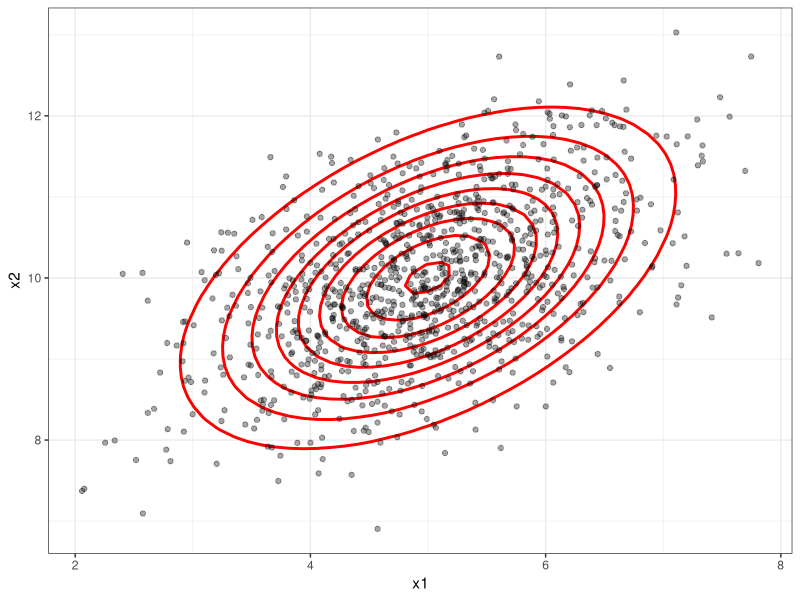

The R script that drew this image:
## ---- chunk 1
library(ggplot2)
library(MASS)
## ---- chunk 2
# Bivariate Normal Distribution
mu <- c(5, 10)
Sigma <- matrix(c(1, .5,
                  .5, 1),
                nrow = 2, ncol = 2)

# sim data
X <- MASS::mvrnorm(n = 1000, mu = mu, Sigma = Sigma)
x1 <- X[, 1]
x2 <- X[, 2]

# Consider the conditional distribution of x2 given x1

# Numerically:
m <- lm(x2 ~ x1)
summary(m)
# conditional mean of x2|x2:
design <- model.matrix(~ x1)
beta <- matrix(m$coefficients, ncol = 1)
mean(design %*% beta)

# Analytically:
# conditional mean (expect mu[2]):
mean( mu[2] + (Sigma[1,2] * (1/Sigma[1,1])) * (x1 - mu[1]) )
# unexplained variance:
Sigma[2,2] - (Sigma[1,2]^2 / Sigma[1,1])

# lin reg coefficient
Sigma[1,2]/ Sigma[1,1]

# R^2 = cor(x1, x2)^2
Sigma[1,2]^2 / (Sigma[1,1] * Sigma[2,2])


# multivariate density
mvdnorm <- function(x, mu, Sigma) {
  p <- length(x)
  (1 / (2*pi))^(p/2) * det(Sigma)^(-1/2) * exp(
    (-1/2) * t(x - mu) %*% solve(Sigma) %*% (x - mu)
  )
}

## contour plot dataframe
n <- 50
dens <- data.frame(expand.grid(x1 = seq(min(x1), max(x1), length = n),
                               x2 = seq(min(x2), max(x2), length = n)))
dens$p <- vapply(1:nrow(dens),
                 \(i) mvdnorm(c(dens$x1[i], dens$x2[i]), mu, Sigma),
                 numeric(1))

ggplot() +
  geom_contour(data = dens,
               aes(x = x1, y = x2, z = p),
               color = "red",
               linewidth = 1) +
  geom_point(data = data.frame(x1 = x1, x2 = x2),
             aes(x = x1, y = x2),
             alpha = 0.35) +
  theme_bw()

